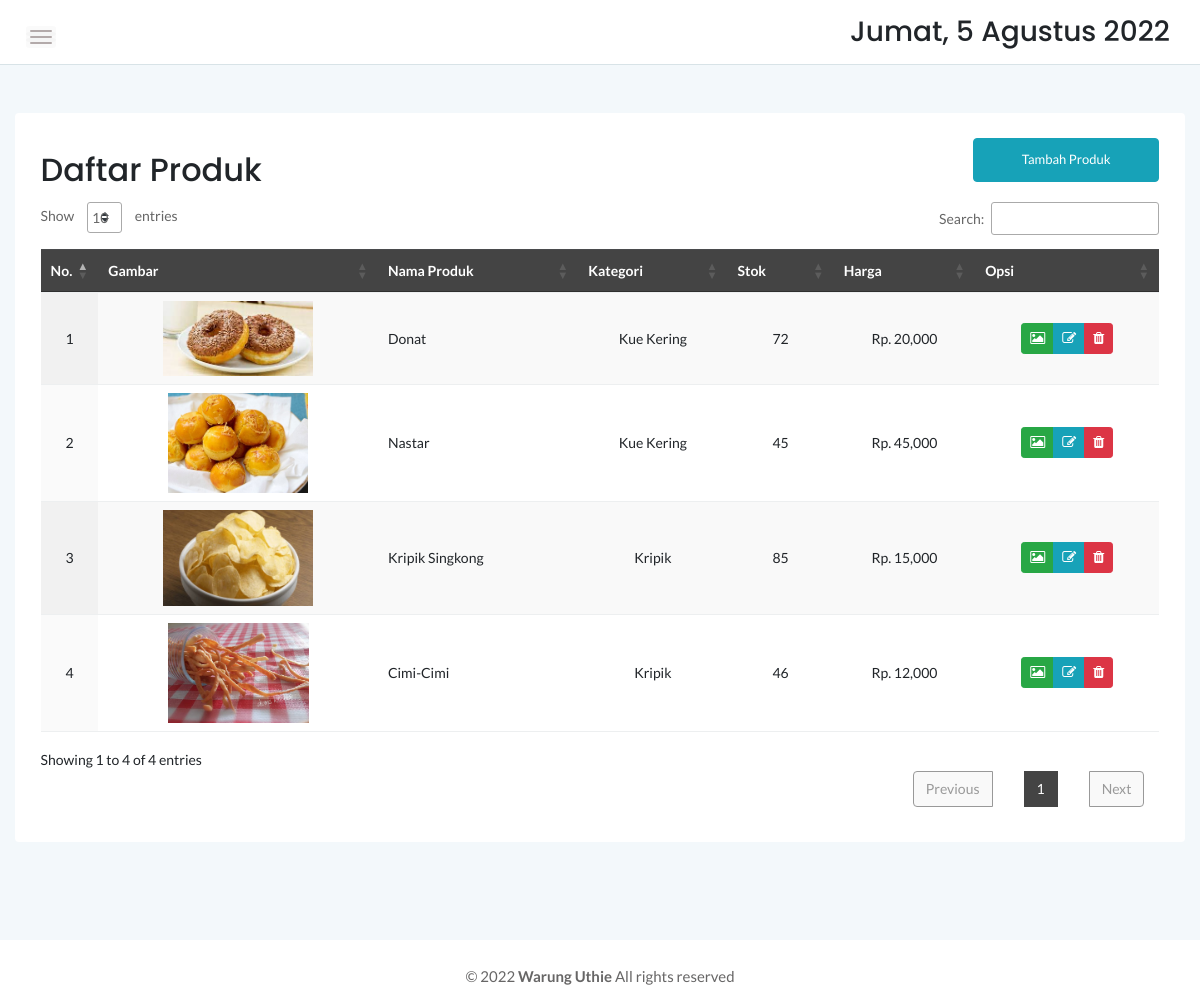
The app's page /admin/produk.php (signed in) with its own data.
### tables this page shows
CREATE TABLE `produk` (
  `idproduk` int(11) NOT NULL,
  `idkategori` int(11) NOT NULL,
  `namaproduk` varchar(254) NOT NULL,
  `gambar` varchar(100) NOT NULL,
  `deskripsi` varchar(200) NOT NULL,
  `harga` int(11) NOT NULL,
  `stok` int(11) NOT NULL,
  `n_rasa` int(11) NOT NULL,
  `n_porsi` int(11) NOT NULL,
  `n_harga` int(11) NOT NULL,
  `tgldibuat` timestamp NOT NULL DEFAULT current_timestamp()
);

CREATE TABLE `kategori` (
  `idkategori` int(11) NOT NULL,
  `namakategori` varchar(20) NOT NULL
);

CREATE TABLE `config` (
  `id_config` int(11) NOT NULL,
  `nama` varchar(254) NOT NULL,
  `alamat` text NOT NULL,
  `email` varchar(100) NOT NULL,
  `nohp` varchar(20) NOT NULL,
  `tagline` varchar(254) NOT NULL,
  `ongkir` int(11) NOT NULL
);

### dbconnect.php (called while the page is built, shortened)
<?php
$conn = mysqli_connect("localhost","root","","tokosaw");
$sqlweb = mysqli_query($conn,"SELECT * FROM config ");
$web 	= mysqli_fetch_assoc($sqlweb);
?>

### admin/produk.php (the view, shortened to what this page needs)
<?php
	include '../dbconnect.php';
	?>
<!doctype html>
<html class="no-js" lang="en">
<head>
    <?php include 'include/header.php';?>
            <div class="main-content-inner">
                <div class="row mt-5 mb-5">
                    <div class="col-12">
                        <div class="card">
                            <div class="card-body">
                                <div class="d-sm-flex justify-content-between align-items-center">
									<h2>Daftar Produk</h2>
									<button style="margin-bottom:20px" data-toggle="modal" data-target="#myModal" class="btn btn-info col-md-2">Tambah Produk</button>
                                </div>
                                    <div class="data-tables datatable-dark text-center">
										 <table id="dataTable3" class="display" style="width:100%"><thead class="thead-dark">
											<tr>
												<th width="1%">No.</th>
												<th>Gambar</th>
												<th>Nama Produk</th>
												<th>Kategori</th>
												<th>Stok</th>
												<th>Harga</th>
												<th>Opsi</th>
											</tr></thead><tbody>
											<?php
											$brgs=mysqli_query($conn,"SELECT * from kategori k, produk p where k.idkategori=p.idkategori order by idproduk ASC");
											$no=1;
											while($p=mysqli_fetch_array($brgs)){?>
											<tr>
												<td><?php echo $no++ ?></td>
												<td><img src="../images/produk/<?php echo $p['gambar'] ?>" style="max-width: 150px; max-height: 100px;"></td>
												<td style="text-align:left"><?php echo $p['namaproduk'] ?></td>
												<td><?php echo $p['namakategori'] ?></td>
												<td><?php echo $p['stok'] ?></td>
												<td>Rp. <?php echo number_format($p['harga']) ?></td>
												<td>
													<div class="btn-group btn-group-sm">
														<a href="gambar.php?idproduk=<?=$p['idproduk']?>" class="btn btn-success btn-sm"><span class="fa fa-image"></span></a>
														<a href="#" data-toggle="modal" data-target="#update<?=$p['idproduk']?>" class="btn btn-info btn-sm"><span class="fa fa-edit"></span></a>
														<a onclick="return confirm('apakah anda yakin ingin menghapus data ini?')" href="produk.php?delete&&id=<?=$p['idproduk']?>" class="btn btn-danger btn-sm"><span class="fa fa-trash"></span></a>
													</div>
												</td>
											</tr>
											<?php  } ?>
										</tbody>
										</table>
                                    </div>
								 </div>
                            </div>
                        </div>
                    </div>
                </div>
            </div>
             <?php include 'include/footer.php';?>
        </div>
</body>
</html>

### admin/include/header.php (shortened to what this page needs)
    <link rel="stylesheet" href="assets/css/bootstrap.min.css">
    <link rel="stylesheet" href="assets/css/font-awesome.min.css">
    <link rel="stylesheet" href="assets/css/themify-icons.css">
    <link rel="stylesheet" href="assets/css/metisMenu.css">
    <link rel="stylesheet" href="assets/css/owl.carousel.min.css">
    <link rel="stylesheet" href="assets/css/slicknav.min.css">
    <link rel="stylesheet" href="https://www.amcharts.com/lib/3/plugins/export/export.css" type="text/css" media="all" />
    <link rel="stylesheet" href="assets/css/typography.css">
    <link rel="stylesheet" href="assets/css/default-css.css">
    <link rel="stylesheet" href="assets/css/styles.css">
    <link rel="stylesheet" href="assets/css/responsive.css">
    <link rel="stylesheet" href="https://www.amcharts.com/lib/3/plugins/export/export.css" type="text/css" media="all" />
    <link rel="stylesheet" type="text/css" href="https://cdn.datatables.net/1.10.20/css/jquery.dataTables.min.css">
    <link rel="stylesheet" type="text/css" href="https://cdn.datatables.net/1.10.20/css/jquery.dataTables.css">
    <link rel="stylesheet" type="text/css" href="https://cdn.datatables.net/1.10.20/css/dataTables.bootstrap4.min.css">
    <link rel="stylesheet" type="text/css" href="https://cdn.datatables.net/responsive/2.2.3/css/responsive.bootstrap.min.css">
    <link rel="stylesheet" type="text/css" href="https://cdn.datatables.net/responsive/2.2.3/css/responsive.jqueryui.min.css">
    <link rel="stylesheet" type="text/css" href="https://cdn.datatables.net/buttons/1.5.2/css/buttons.dataTables.min.css">
</head>
<body>
    <div class="page-container">
        <div class="main-content">
            <div class="header-area">
                <div class="row align-items-center">
                    <div class="col-md-6 col-sm-8 clearfix">
                        <div class="nav-btn pull-left">
                            <span></span>
                            <span></span>
                            <span></span>
                        </div>
                    </div>
                    <div class="col-md-6 col-sm-4 clearfix">
                        <ul class="notification-area pull-right">
                            <li><h3><div class="date">
						</b></div></h3>
						</li>
                        </ul>
                    </div>
                </div>
            </div>

### admin/include/footer.php
<footer>
    <div class="footer-area">
        <p>© <?=date('Y')?> <b><?=$web['nama']?></b> All rights reserved</p>
    </div>
</footer>

### admin/assets/css/styles.css (style rules this page uses)
.page-container { width: 100%; height: 100%; min-height: 100vh; padding-left: 280px; -webkit-transition: padding-left 0.3s ease 0s; transition: padding-left 0.3s ease 0s; }
.card { border: none; border-radius: 4px; background-color: #fff; -webkit-transition: all 0.3s ease 0s; transition: all 0.3s ease 0s; }
.card-body { padding: 25.6px; padding: 1.6rem; }
.main-content { width: 100%; background: #F3F8FB; }
.main-content-inner { padding: 0 30px 50px; }
.header-area { padding: 15px 30px; background: #fff; border-bottom: 1px solid #d8e3e7; }
.nav-btn { margin-right: 30px; margin-top: 10px; cursor: pointer; }
.nav-btn span { display: block; width: 22px; height: 2px; background: #b3aaaa; margin: 4px 0; border-radius: 15px; -webkit-transition: all 0.3s ease 0s; transition: all 0.3s ease 0s; box-shadow: 0 0 0 4px rgba(99, 96, 96, 0.03); }
.notification-area { -webkit-user-select: none; -moz-user-select: none; -ms-user-select: none; user-select: none; position: relative; z-index: 1; }
.notification-area li { display: inline-block; margin-left: 20px; cursor: pointer; -webkit-user-select: none; -moz-user-select: none; -ms-user-select: none; user-select: none; }
.footer-area { text-align: center; padding: 23px 0 19px; background: #fff; }
.footer-area p { color: #676666; margin-bottom: 0; }
.btn { padding: 11px 17px; font-size: 13px; letter-spacing: 0; }
.btn-sm { padding: 9px 14px; }
table tr th { border-bottom: none; }
table tr th, table tr td { border-top: 1px solid rgba(120, 130, 140, 0.13) !important; }
table.dataTable.no-footer { border-bottom: 1px solid rgba(120, 130, 140, 0.13) !important; }
table.dataTable thead th, table.dataTable thead td { border-bottom-color: transparent; }
.datatable-dark thead { background: #444; color: #fff; }

### admin/assets/css/responsive.css (style rules this page uses)
@media (min-width: 1200px) and (max-width: 1364px) { .main-content-inner { padding: 0 15px 50px; } }
@media (min-width: 1200px) and (max-width: 1364px) { .page-container, .sbar_collapsed.page-container { padding-left: 0; } }

### records on screen
produk: gambar (picture), namaproduk "Donat", idkategori.namakategori "Kue Kering", stok "72", harga "20,000"
produk: gambar (picture), namaproduk "Nastar", idkategori.namakategori "Kue Kering", stok "45", harga "45,000"
produk: gambar (picture), namaproduk "Kripik Singkong", idkategori.namakategori "Kripik", stok "85", harga "15,000"
produk: gambar (picture), namaproduk "Cimi-Cimi", idkategori.namakategori "Kripik", stok "46", harga "12,000"
config: nama "Warung Uthie"
